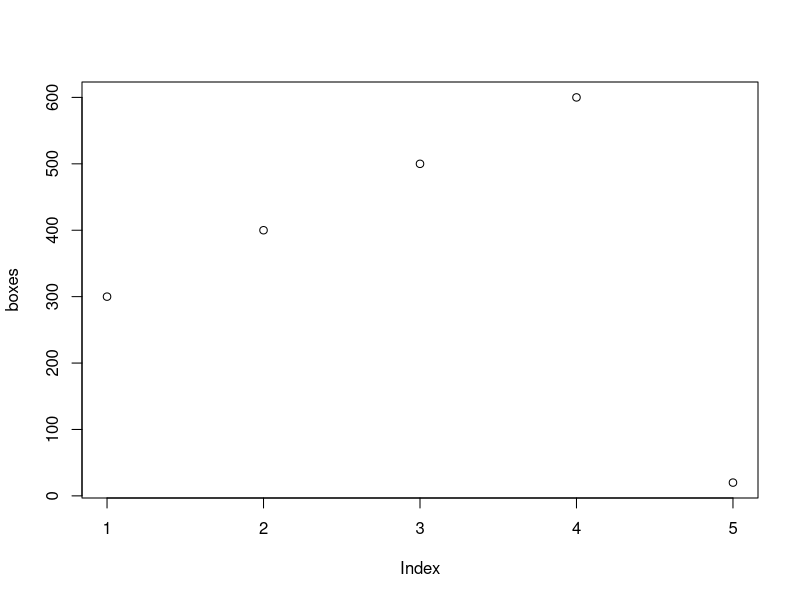
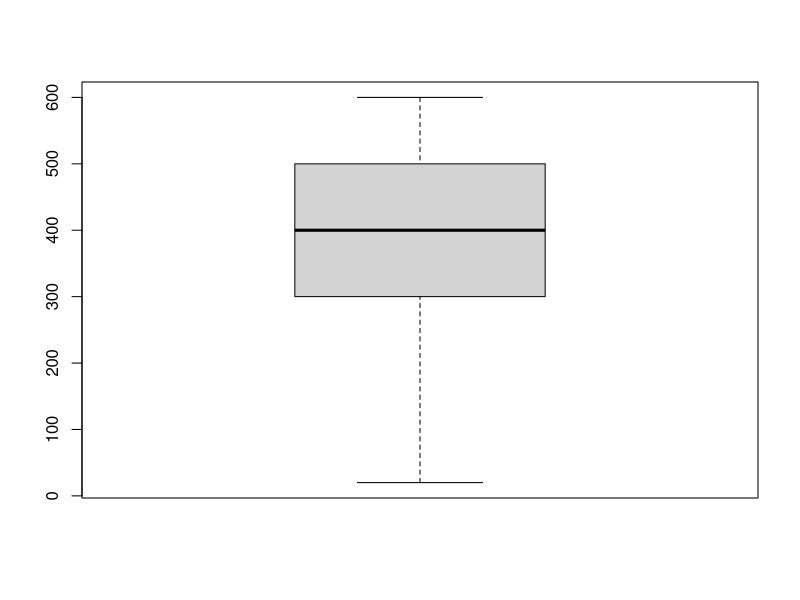
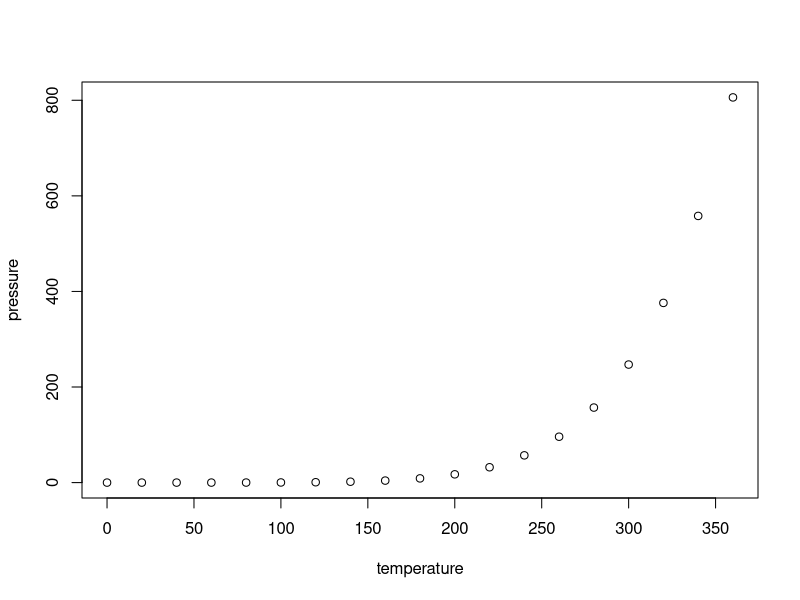

Reproduce these figures in R, in order.
## ---- chunk 1
boxes <- c(300,400,500,600,20)
plot(boxes)
boxplot(boxes)
## ---- chunk 2
summary(cars)
## ---- chunk 3
plot(pressure)
